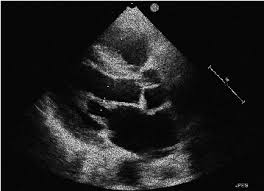
#> input picture Echocardiography/echocardiography_speckle_noise.jpg, 264 x 191 px, found by its file name
$ python filter.py
#> lines starting #> are read from the running program, lines starting #| are printed output that depends on the picture; long printed decimals are rounded
### contrastenhancement.py
import cv2
import numpy as np

def preprocessing_log(src, konstanta, nilaidaripixel) :
    RGB = cv2.cvtColor(src, cv2.COLOR_BGR2RGB)
    images = RGB[:, :, 1]

    #semakin besar nilai C (konstanta), kecerahannya juga semakin cerah
    #semakin kecil nilai A (nilai dari pixel), kecerahannya semakin cerah
    g = konstanta * (np.log(nilaidaripixel+np.float64(images)))

    return g*255

# [16 lines left out: functions log_transform, gammacorrection, not called in this run]

### medianfilter.py
import numba
from matplotlib import pyplot as plt
import cv2
from skimage import color

#@numba.jit(nopython=True)
def median_filter(src, filter_size):
    data = src.shape

    #Menentukan ukuran pixel yang dipakai, baik 3x3, 5x5 atau 7x7
    index = filter_size // 2
    data_final = src.copy()

    #Mengurutkan nilai pixel dari yang terkecil hingga terbesar
    for i in range(index, data[0] - index):
        for j in range(index, data[1] - index):
            temp = []
            for x in range(i - index, i + (index + 1)):
                for y in range(j - index, j + (index + 1)):
                    temp.append(src[x][y])
            #sort the values
            temp.sort()

            #Menentukan nilai tengah
            nilai_tengah = ((filter_size*filter_size)-1) // 2
            med = temp[nilai_tengah]
            data_final.itemset((i,j), med)

    return data_final

### parameter.py
import numpy as np
import math
import cv2
from scipy.ndimage import distance_transform_edt
import statistics

def meansquareerror(src, dst):
    if src.ndim == 3:
        src = src.mean(2)
        #dst = dst.ndim(2)
    mse = np.mean((src - dst) ** 2)
    return mse

def signaltonoise(src):
    a = np.asanyarray(src)
    m = np.mean(a)
    sd = np.std(a)
    return abs(10 * math.log10(math.pow(m,2) / math.pow(sd,2)))

def psnr(src, dst):
    if src.ndim == 3:
        src = src.mean(2)
        #dst = dst.mean(2)
    mse = np.mean((src - dst) ** 2)
    if mse == 0:
        return 100
    PIXEL_MAX =255.0
    return 20 * math.log10(PIXEL_MAX / math.sqrt(mse))

DEFAULT_ALPHA = 1.0 / 9

# [30 lines left out: function fom, not called in this run]

### filter.py
import numpy as np
import cv2
from matplotlib import pyplot as plt
from parameter import *
from medianfilter import *
from contrastenhancement import *

img = cv2.imread("D:\Tugas Akhir Bismillah\Echocardiography\echocardiography_speckle_noise.jpg", 0)
#> img is the input picture: shape (191, 264); min 0, max 249, mean 30.2
print(img.shape)
#| (191, 264)
print(len(img))
#| 191
print(len(img[0]))
#| 264

"""
img2 = img[:,:,2]
print(img2.shape[0])
#a=0
for i in range(img2.shape[0]):
    for j in range(img2.shape[1]):
        if img2[i,j]>230:
            img2[i,j]=255
        else:
            img2[i,j]=0"""

lg = preprocessing_log(img, 0.06, 25)
#> in preprocessing_log, `g = konstanta * (np.log(nilaidaripixel+np.float64(images)))`:
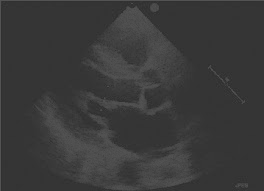
#> g: shape (191, 264) float64; min 0.193, max 0.337, mean 0.229
#> in preprocessing_log, `return g*255`:
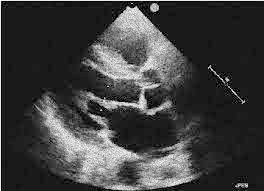
#> returned value: shape (191, 264) float64; min 49.25, max 85.88, mean 58.3; drawn with min black and max white
print(lg)
#> (printed output is left out)
# [4 lines of commented-out code are left out]
dst5 = median_filter(lg, 5)
#> after the loop in median_filter, `for i in range(index, data[0] - index):`:
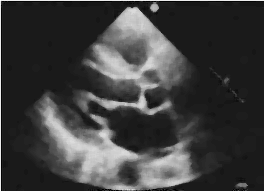
#> data_final: shape (191, 264) float64; min 49.25, max 85.88, mean 58.3; drawn with min black and max white
dst3 = median_filter(lg, 3)
#> call 2 of median_filter, with filter_size = 3
#> after the loop in median_filter (call 2), `for i in range(index, data[0] - index):`:
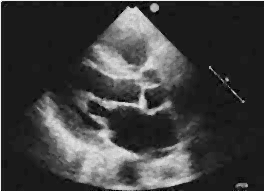
#> data_final: shape (191, 264) float64; min 49.25, max 85.88, mean 58.4; drawn with min black and max white
dst7 = median_filter(lg, 7)
#print(img.shape)
#print(img2.shape)
#print(img2)

ms = meansquareerror(lg, dst5)
#> in meansquareerror, `mse = np.mean((src - dst) ** 2)`: mse = 4.75
#> ms = 4.75
snr = signaltonoise(dst5)
#> in signaltonoise, `m = np.mean(a)`: m = 58.28
#> in signaltonoise, `sd = np.std(a)`: sd = 8.28
#> snr = 16.95
d = psnr(lg, dst5)
#> in psnr, `mse = np.mean((src - dst) ** 2)`: mse = 4.75
#> d = 41.37
print('Peak Signal to Noise Ratio :', d)
#| Peak Signal to Noise Ratio : 41.366
print('Mean Square Error          :', ms)
#| Mean Square Error          : 4.748
print('Signal to Noise Ratio      :', snr)
#| Signal to Noise Ratio      : 16.955
#plt.text()
#snr = stats.signaltonoise(dst, axis= None)

plt.subplot(2,2,1), plt.imshow(img, cmap='gray')
plt.title('Original Image'), plt.xticks([]), plt.yticks([])
plt.subplot(2,2,2), plt.imshow(dst3, cmap='gray')
plt.title('Filtering Image 3x3'), plt.xticks([]), plt.yticks([])
plt.subplot(2,2,3), plt.imshow(dst5, cmap='gray')
plt.title('Filtering Image 5x5'), plt.xticks([]), plt.yticks([])
plt.subplot(2,2,4), plt.imshow(lg, cmap='gray')
plt.title('Filtering Image 7x7'), plt.xticks([]), plt.yticks([])

plt.show()
